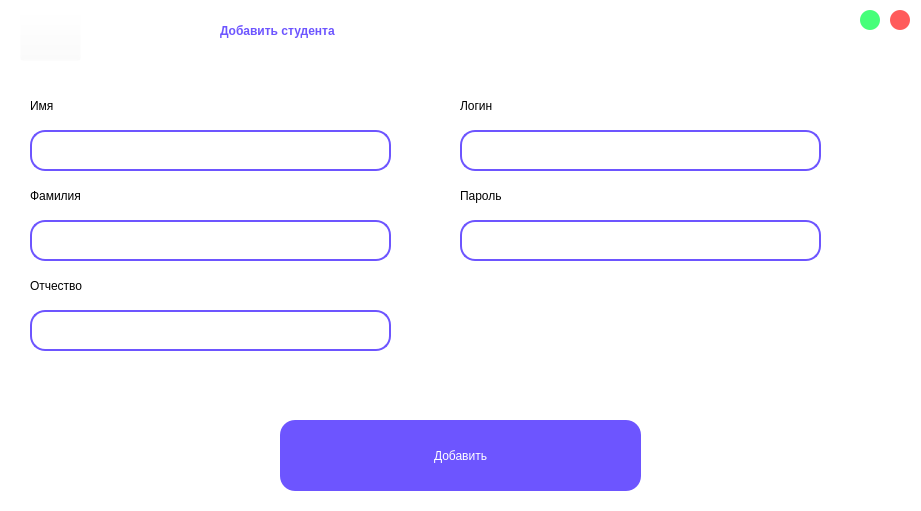
<?xml version="1.0" encoding="UTF-8"?>
<ui version="4.0">
 <class>add_stud</class>
 <widget class="QWidget" name="add_stud">
  <property name="geometry">
   <rect>
    <x>0</x>
    <y>0</y>
    <width>921</width>
    <height>511</height>
   </rect>
  </property>
  <property name="minimumSize">
   <size>
    <width>921</width>
    <height>511</height>
   </size>
  </property>
  <property name="maximumSize">
   <size>
    <width>921</width>
    <height>511</height>
   </size>
  </property>
  <property name="windowTitle">
   <string>Form</string>
  </property>
  <property name="styleSheet">
   <string notr="true">background-color: rgb(255, 255, 255);</string>
  </property>
  <widget class="QLabel" name="label">
   <property name="geometry">
    <rect>
     <x>220</x>
     <y>0</y>
     <width>621</width>
     <height>61</height>
    </rect>
   </property>
   <property name="styleSheet">
    <string notr="true">color: rgb(109, 85, 255);
font: 75 40pt &quot;Karla&quot; bold;
font-weight: 500;</string>
   </property>
   <property name="text">
    <string>Добавить студента</string>
   </property>
  </widget>
  <widget class="QPushButton" name="pushButton">
   <property name="geometry">
    <rect>
     <x>280</x>
     <y>420</y>
     <width>361</width>
     <height>71</height>
    </rect>
   </property>
   <property name="autoFillBackground">
    <bool>false</bool>
   </property>
   <property name="styleSheet">
    <string notr="true">QPushButton{
	color: rgb(255, 255, 255);
	background-color: #6D55FF;
	border-radius: 15px; 
	font: 75 25pt &quot;Karla&quot; bold;
	border: 2px;
}
QPushButton:pressed{
	background-color: #A597FF;
}</string>
   </property>
   <property name="text">
    <string>Добавить</string>
   </property>
   <property name="default">
    <bool>false</bool>
   </property>
   <property name="flat">
    <bool>false</bool>
   </property>
  </widget>
  <widget class="QPushButton" name="pushButton_4">
   <property name="geometry">
    <rect>
     <x>20</x>
     <y>10</y>
     <width>61</width>
     <height>51</height>
    </rect>
   </property>
   <property name="styleSheet">
    <string notr="true">background-color: rgba(255, 255, 255, 0);</string>
   </property>
   <property name="text">
    <string/>
   </property>
   <property name="icon">
    <iconset resource="greeting.qrc">
     <normaloff>:/new/prefix1/return.png</normaloff>:/new/prefix1/return.png</iconset>
   </property>
   <property name="iconSize">
    <size>
     <width>35</width>
     <height>35</height>
    </size>
   </property>
  </widget>
  <widget class="QPushButton" name="pushButton_3">
   <property name="geometry">
    <rect>
     <x>860</x>
     <y>10</y>
     <width>20</width>
     <height>20</height>
    </rect>
   </property>
   <property name="styleSheet">
    <string notr="true">QPushButton {
	border-radius: 10px;
	background-color: #45FF79;
	color: white;
}
QPushButton:pressed {
	background-color: #B2FFC8;
}</string>
   </property>
   <property name="text">
    <string/>
   </property>
  </widget>
  <widget class="QPushButton" name="pushButton_2">
   <property name="geometry">
    <rect>
     <x>890</x>
     <y>10</y>
     <width>20</width>
     <height>20</height>
    </rect>
   </property>
   <property name="styleSheet">
    <string notr="true">QPushButton {
	border-radius: 10px;
	background-color: #FF5B5B;
	color: white;
}
QPushButton:pressed {
	background-color: #FFBCBC;
}</string>
   </property>
   <property name="text">
    <string/>
   </property>
  </widget>
  <widget class="QLineEdit" name="lineEdit_2">
   <property name="geometry">
    <rect>
     <x>30</x>
     <y>130</y>
     <width>361</width>
     <height>41</height>
    </rect>
   </property>
   <property name="styleSheet">
    <string notr="true">border-radius: 15px; 
font: 14pt &quot;Karla&quot;;
padding-left: 10px;
padding-right:10px;
border: 2px solid #6D55FF;
</string>
   </property>
  </widget>
  <widget class="QLabel" name="label_2">
   <property name="geometry">
    <rect>
     <x>30</x>
     <y>90</y>
     <width>161</width>
     <height>31</height>
    </rect>
   </property>
   <property name="styleSheet">
    <string notr="true">color: rgb(0, 0, 0);
font: 75 18pt &quot;Karla&quot;;
</string>
   </property>
   <property name="text">
    <string>Имя</string>
   </property>
  </widget>
  <widget class="QLineEdit" name="lineEdit_3">
   <property name="geometry">
    <rect>
     <x>30</x>
     <y>220</y>
     <width>361</width>
     <height>41</height>
    </rect>
   </property>
   <property name="styleSheet">
    <string notr="true">border-radius: 15px; 
font: 14pt &quot;Karla&quot;;
padding-left: 10px;
padding-right:10px;
border: 2px solid #6D55FF;
</string>
   </property>
  </widget>
  <widget class="QLabel" name="label_3">
   <property name="geometry">
    <rect>
     <x>30</x>
     <y>180</y>
     <width>161</width>
     <height>31</height>
    </rect>
   </property>
   <property name="styleSheet">
    <string notr="true">color: rgb(0, 0, 0);
font: 75 18pt &quot;Karla&quot;;
</string>
   </property>
   <property name="text">
    <string>Фамилия</string>
   </property>
  </widget>
  <widget class="QLabel" name="label_4">
   <property name="geometry">
    <rect>
     <x>30</x>
     <y>270</y>
     <width>161</width>
     <height>31</height>
    </rect>
   </property>
   <property name="styleSheet">
    <string notr="true">color: rgb(0, 0, 0);
font: 75 18pt &quot;Karla&quot;;
</string>
   </property>
   <property name="text">
    <string>Отчество</string>
   </property>
  </widget>
  <widget class="QLineEdit" name="lineEdit_4">
   <property name="geometry">
    <rect>
     <x>30</x>
     <y>310</y>
     <width>361</width>
     <height>41</height>
    </rect>
   </property>
   <property name="styleSheet">
    <string notr="true">border-radius: 15px; 
font: 14pt &quot;Karla&quot;;
padding-left: 10px;
padding-right:10px;
border: 2px solid #6D55FF;
</string>
   </property>
  </widget>
  <widget class="QLineEdit" name="lineEdit_5">
   <property name="geometry">
    <rect>
     <x>460</x>
     <y>130</y>
     <width>361</width>
     <height>41</height>
    </rect>
   </property>
   <property name="styleSheet">
    <string notr="true">border-radius: 15px; 
font: 14pt &quot;Karla&quot;;
padding-left: 10px;
padding-right:10px;
border: 2px solid #6D55FF;
</string>
   </property>
   <property name="text">
    <string/>
   </property>
  </widget>
  <widget class="QLabel" name="label_5">
   <property name="geometry">
    <rect>
     <x>460</x>
     <y>90</y>
     <width>161</width>
     <height>31</height>
    </rect>
   </property>
   <property name="styleSheet">
    <string notr="true">color: rgb(0, 0, 0);
font: 75 18pt &quot;Karla&quot;;
</string>
   </property>
   <property name="text">
    <string>Логин</string>
   </property>
  </widget>
  <widget class="QLineEdit" name="lineEdit_6">
   <property name="geometry">
    <rect>
     <x>460</x>
     <y>220</y>
     <width>361</width>
     <height>41</height>
    </rect>
   </property>
   <property name="styleSheet">
    <string notr="true">border-radius: 15px; 
font: 14pt &quot;Karla&quot;;
padding-left: 10px;
padding-right:10px;
border: 2px solid #6D55FF;
</string>
   </property>
   <property name="text">
    <string/>
   </property>
  </widget>
  <widget class="QLabel" name="label_6">
   <property name="geometry">
    <rect>
     <x>460</x>
     <y>180</y>
     <width>161</width>
     <height>31</height>
    </rect>
   </property>
   <property name="styleSheet">
    <string notr="true">color: rgb(0, 0, 0);
font: 75 18pt &quot;Karla&quot;;
</string>
   </property>
   <property name="text">
    <string>Пароль</string>
   </property>
  </widget>
 </widget>
 <resources>
  <include location="greeting.qrc"/>
 </resources>
 <connections/>
</ui>
